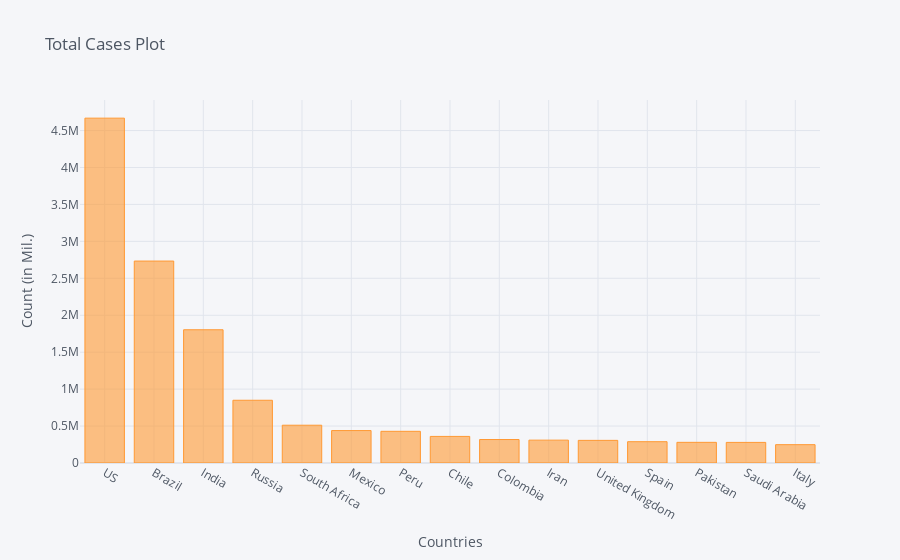

This figure's notebook cell:
### Code cell
corona_dframe_agg_plot.iplot(kind='bar', x='Country/Region', y='8/2/20',
                             title='Total Cases Plot',xTitle='Countries',yTitle='Count (in Mil.)')

### Figure 1 — Plotly figure (JSON) as saved in the notebook; plotly's stock layout.template omitted (floating-point values rounded to 4 significant figures)
{"data": [{"marker": {"color": "rgba(255, 153, 51, 0.6)", "line": {"color": "rgba(255, 153, 51, 1.0)", "width": 1}}, "name": "8/2/20", "orientation": "v", "text": "", "type": "bar", "x": ["US", "Brazil", "India", "Russia", "South Africa", "Mexico", "Peru", "Chile", "Colombia", "Iran", "United Kingdom", "Spain", "Pakistan", "Saudi Arabia", "Italy"], "y": [4667955, 2733677, 1803695, 849277, 511485, 439046, 428850, 359731, 317651, 309437, 306309, 288522, 279699, 278835, 248070]}], "layout": {"legend": {"bgcolor": "#F5F6F9", "font": {"color": "#4D5663"}}, "paper_bgcolor": "#F5F6F9", "plot_bgcolor": "#F5F6F9", "title": {"font": {"color": "#4D5663"}, "text": "Total Cases Plot"}, "xaxis": {"gridcolor": "#E1E5ED", "showgrid": true, "tickfont": {"color": "#4D5663"}, "title": {"font": {"color": "#4D5663"}, "text": "Countries"}, "zerolinecolor": "#E1E5ED"}, "yaxis": {"gridcolor": "#E1E5ED", "showgrid": true, "tickfont": {"color": "#4D5663"}, "title": {"font": {"color": "#4D5663"}, "text": "Count (in Mil.)"}, "zerolinecolor": "#E1E5ED"}}}
